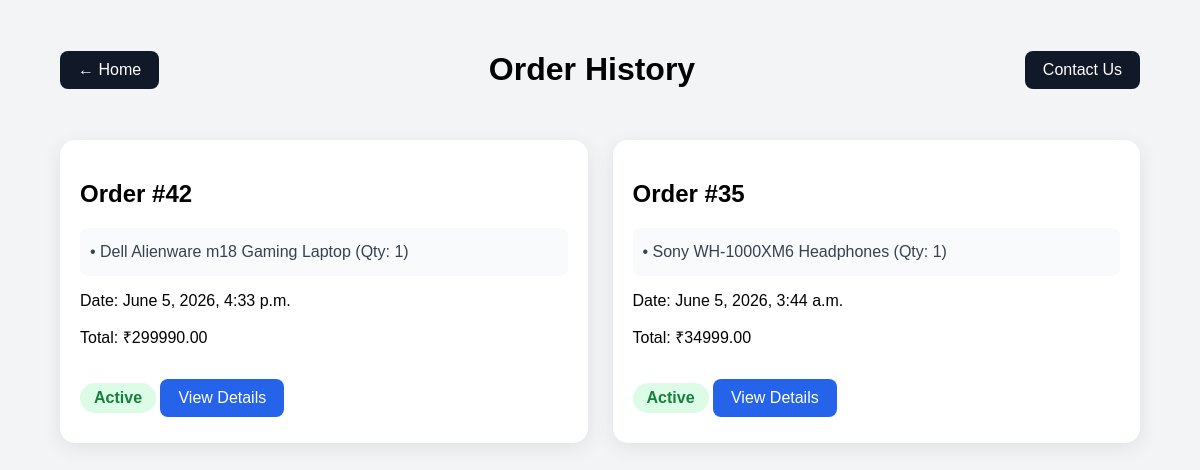
/orders/orders/ (signed in), run on the app's committed database.
### orders/models.py (models this page shows, shortened)
class Order(models.Model):
    user=models.ForeignKey(User,on_delete=models.CASCADE)
    shipping_address = models.ForeignKey(
        'ShippingAddress',
        on_delete=models.SET_NULL,
        null=True
    )
    PAYMENT_CHOICES = [
    ('COD', 'Cash On Delivery'),
    ('UPI', 'UPI'),
    ('CARD', 'Card'),
    ('NETBANKING', 'Net Banking')
]
    payment_method = models.CharField(
    max_length=20,
    choices=PAYMENT_CHOICES,
    default='COD'
)
    payment_status = models.CharField(
    max_length=20,
    default='Pending'
)
    razorpay_order_id = models.CharField(
    max_length=200,
    blank=True,
    null=True
)
    payment_id = models.CharField(
    max_length=200,
    blank=True,
    null=True
)
    created_at=models.DateTimeField(default=timezone.now)
    total_price=models.DecimalField(max_digits=12,decimal_places=2)
    is_cancelled=models.BooleanField(default=False)

class OrderItem(models.Model):
    order=models.ForeignKey(Order,on_delete=models.CASCADE,related_name='items')
    product=models.ForeignKey(Product,on_delete=models.CASCADE)
    quantity=models.PositiveIntegerField()
    price=models.DecimalField(max_digits=12,decimal_places=2)

### products/models.py (models this page shows, shortened)
class Product(models.Model):
    name= models.CharField(max_length=255)
    price=models.DecimalField(max_digits=10, decimal_places=2)
    stock=models.IntegerField()
    description=models.TextField()
    image=models.ImageField(upload_to='product_images/')
    created_at=models.DateTimeField(auto_now_add=True)
    updated_at=models.DateTimeField(auto_now=True)
    CATEGORY_CHOICES = [
        ('Electronics', 'Electronics'),
        ('Laptops', 'Laptops'),
        ('Wearables', 'Wearables'),
        ('Fashion', 'Fashion'),
    ]
    category = models.CharField(
        max_length=20,
        choices=CATEGORY_CHOICES,
        default='Electronics',
        blank=True,
        null=True
    )
    is_featured = models.BooleanField(
        default=False
    )

### orders/views.py (the view)
# urls.py: path('orders/',views.order_history,name='order_history'),
@login_required
def order_history(request):
    orders = Order.objects.filter(
        user=request.user
    ).order_by('-created_at')
    return render(
        request,
        'orders/order_history.html',
        {
            'orders': orders
        }
    )

### orders/templates/orders/order_history.html (shortened to what this page needs)
{% load static %}
<!DOCTYPE html>
<html>
<head>
    <link
        rel="stylesheet"
        href="{% static 'css/orders.css' %}"
    >
</head>
<body>
<div class="page-container">
    <div class="page-header">
        <a
            href="{% url 'home' %}"
            class="back-btn"
        >
            ← Home
        </a>
        <h1>
             Order History
        </h1>
        <a href="{% url 'contact_us' %}" class="back-btn">
        Contact Us
    </a>
    </div>
    {% if orders %}
        <div class="orders-grid">
            {% for order in orders %}
            <div class="order-card">
    <h2>
        Order #{{ order.id }}
    </h2>
    <div class="product-preview">
        {% for item in order.items.all %}
            <p>
                • {{ item.product.name }}
                (Qty: {{ item.quantity }})
            </p>
        {% endfor %}
    </div>
    <p>
        Date:
        {{ order.created_at }}
    </p>
    <p>
        Total:
        ₹{{ order.total_price }}
    </p>
    {% if order.is_cancelled %}
        <span class="status cancelled">
            Cancelled
        </span>
    {% else %}
        <span class="status active">
            Active
        </span>
    {% endif %}
    <a
        href="{% url 'order_detail' order.id %}"
        class="view-btn"
    >
        View Details
    </a>
</div>
            {% endfor %}
        </div>
    {% endif %}
</div>
</body>
</html>

### static/css/orders.css (style rules this page uses)
body { margin:0; padding:0; background:#f3f4f6; font-family:Arial,sans-serif; }
.page-container { width:90%; margin:auto; padding:30px 0; }
.page-header { display:flex; align-items:center; justify-content:space-between; margin-bottom:30px; }
.back-btn { background:#111827; color:white; text-decoration:none; padding:10px 18px; border-radius:8px; }
.orders-grid { display:grid; grid-template-columns: repeat(auto-fit,minmax(280px,1fr)); gap:25px; }
.order-card, .summary-card, .item-card { background:white; border-radius:15px; padding:20px; box-shadow: 0 5px 20px rgba(0,0,0,.08); }
.status { display:inline-block; margin:10px 0; padding:6px 14px; border-radius:20px; font-weight:600; }
.active { background:#dcfce7; color:#15803d; }
.view-btn { display:inline-block; margin-top:15px; background:#2563eb; color:white; text-decoration:none; padding:10px 18px; border-radius:8px; }
.product-preview { margin:15px 0; padding:10px; background:#f9fafb; border-radius:8px; }
.product-preview p { margin:5px 0; color:#374151; font-weight:500; }

### data on the page
Order: id "42", created_at "June 5, 2026, 4:33 p.m.", total_price "299990.00", is_cancelled "Active"
OrderItem: product.name "Dell Alienware m18 Gaming Laptop", quantity "1"
Order: id "35", created_at "June 5, 2026, 3:44 a.m.", total_price "34999.00", is_cancelled "Active"
OrderItem: product.name "Sony WH-1000XM6 Headphones", quantity "1"
